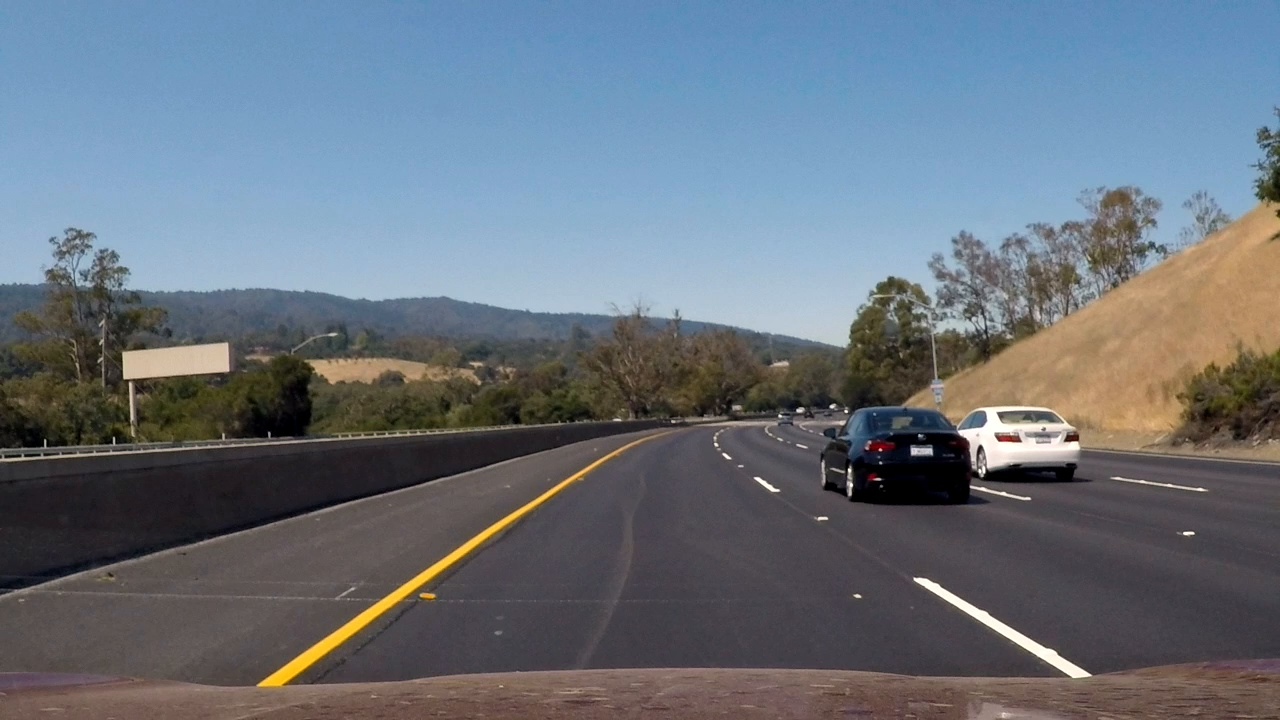
#> input picture images/challenge.jpg, 1280 x 720 px
$ python gradient_xy.py ../images/challenge.jpg
#> lines starting #> are read from the running program, lines starting #| are printed output that depends on the picture; after the words box and inside, x2 and y2 are one past the last pixel; in counts of white or black regions, pixels touching at a corner belong together
### tuner/tuner.py
#!/bin/env python3

import numpy as np
import cv2 as cv
import json
import argparse


class Tuner_Cfg:
    ''' Represents the configuration object of Tuner class
    :param cfg_file: File containing the configuration
    :type cfg_file: str
    :param default_attrs: Default configuration if cfg_file doesn't exit
    :type cfg_file: list
    '''
    def __init__(self, cfg_file, default_attrs = []):
        self._cfg_file = cfg_file
        self._cfg_attrs = self._load(default_attrs)


    def __str__(self):
        ret = ''
        for attr, val, maxVal in self._cfg_attrs:
            ret += f'{attr} = {val}\n'
        return ret


    def _load(self, default_attrs):
        try:
            with open(self._cfg_file, 'r') as fp:
                return json.load(fp)
        except FileNotFoundError:
            return default_attrs


    # [10 lines left out: function get_value, not called in this run]


    def get_attrs(self):
        '''Get the attributes list

        :returns: The list of attributes
        :rtype: list
        '''
        return self._cfg_attrs


    def get_dict(self):
        '''Get a dict with keyword and value of attrs

        :returns: The dict with all attributes
        :rtype: dict
        '''
        return {key:value for key, value, _ in self._cfg_attrs}


    # [9 lines left out: function set_value, not called in this run]


    def save(self):
        '''Saves the configuration to the cfg_file
        '''
        with open(self._cfg_file, 'w') as fp:
            json.dump(self._cfg_attrs, fp)


class Tuner_Args:
    def __init__(self, args):
        for key, value in args.items():
            setattr(self, key, value)


class Tuner:
    def __init__(self, image, cfg, process, title = ''):
        ''' Parameter Tuner class
        :param image: Input image
        :type image: numpy.ndarray
        :param cfg: Parameters configuration
        :type cfg: Tuner_Cfg
        :param process: The algorithm to be called whenever any parameter change
        :type process: function
        :param title: The title that appears on the window
        :type process: str
        '''
        self._TITLE = title
        self._image = image
        self._cfg = cfg
        self._process = process

        def on_change(attr, pos):
            self._cfg.set_value(attr, pos)
            self._render()

        def get_lambda(attr):
            return lambda pos : on_change(attr, pos)

        cv.namedWindow(self._TITLE, cv.WINDOW_NORMAL | cv.WINDOW_KEEPRATIO)

        for attr, value, max_val in self._cfg.get_attrs():
            cv.createTrackbar(
                attr,
                self._TITLE,
                value,
                max_val,
                get_lambda(attr),
            )

        self._render()
        key = cv.waitKey()
        while(key != ord('\r')):
            key = cv.waitKey()

        cv.destroyWindow(self._TITLE)


    def _render(self):
        shape, imgs = self._process(
            image = self._image,
            args = Tuner_Args(self._cfg.get_dict()),
        )
        self._plot(
            shape = shape,
            imgs = imgs,
        )


    def _plot(self, shape, imgs):
        lines = []
        for i in range(shape[0]):
            lines.append(np.hstack(imgs[i * shape[0]:i * shape[0] + shape[1]]))

        img = np.vstack(lines)
        cv.imshow(self._TITLE, img)


    def get_cfg(self):
        '''Get the resulting configuration

        :returns: The configuration after the tuning process
        :rtype: Tuner_Cfg
        '''
        return self._cfg


def Tuner_App(process, config, title, description = ''):
#> called with title = 'Gradient XY'
    parser = argparse.ArgumentParser(description = description)
    parser.add_argument('img_path', help = 'Image file')
    parser.add_argument('-c', '--config_file',
        help = 'Config file',
        default = '.' + ''.join(title.split()) + '.cfg'
    )
    args = parser.parse_args()
    image = cv.imread(args.img_path)
#> image is the input picture: shape (720, 1280, 3); mean B, G, R 123.9, 113.8, 104.6

    cfg = Tuner(
            image = image,
            cfg = Tuner_Cfg(args.config_file, config),
            process = process,
            title = title,
    ).get_cfg()
#> the loop in __init__, `for key, value in args.items():` made 3 passes
#> (key, value) on passes 1 to 3: ('kernel_size', 3), ('ths_min', 20), ('ths_max', 100)
#> in process, `gray = cv.cvtColor(image, cv.COLOR_BGR2GRAY)`:
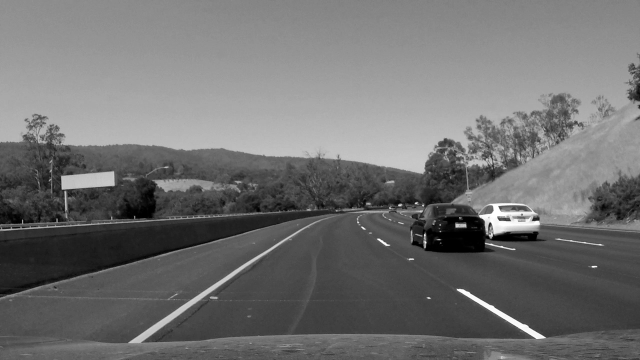
#> gray: shape (720, 1280) (shown at 1/2 size); min 0, max 255, mean 112.2

    cfg.save()
    print(cfg)

### examples/gradient_xy.py
#!/bin/env python3

import cv2 as cv
import numpy as np
import argparse
import tuner.tuner as tuner


def scale(img):
    img = np.absolute(img)
    return np.uint8(255 * (img / np.max(img)))


def ths(img, ths_min, ths_max):
#> called with ths_min = 20, ths_max = 100
    ret = np.zeros_like(img)
#> ret: shape (720, 1280); every value is 0
    ret[(img >= ths_min) & (img <= ths_max)] = 255
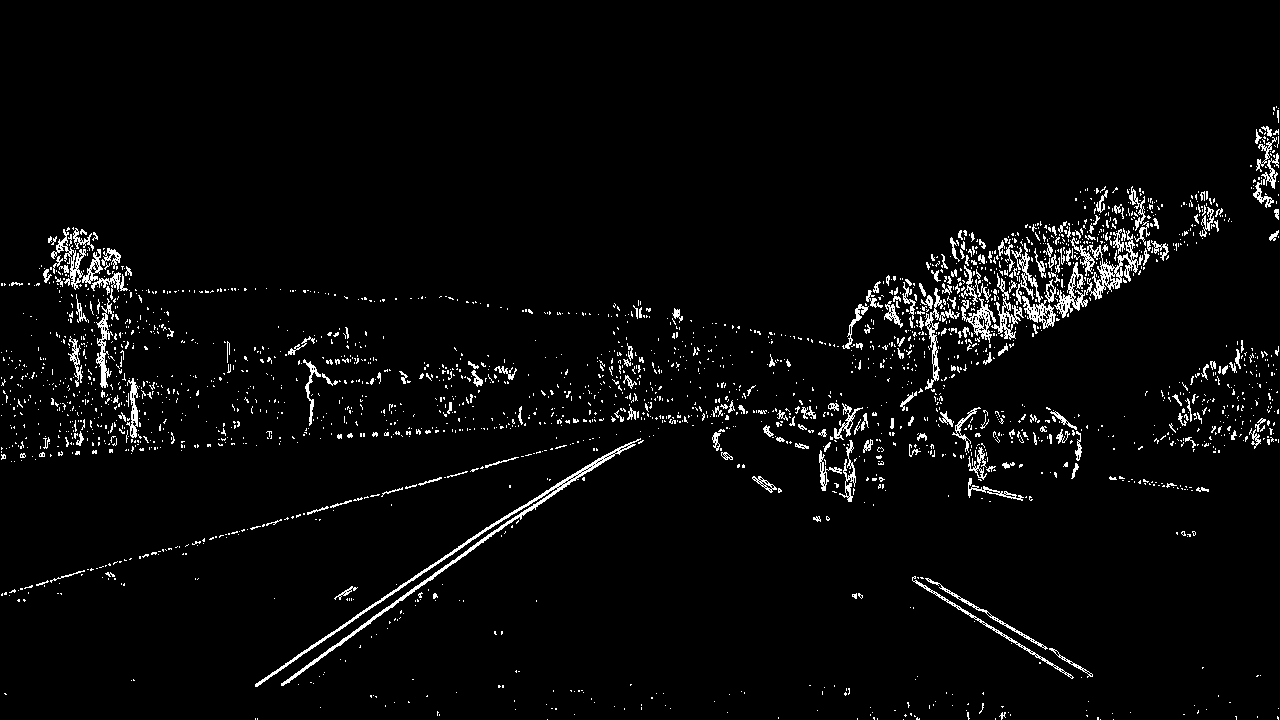
#> ret: shape (720, 1280); 3.5% white in thin lines or dots, all inside (x1, y1, x2, y2) = (1, 106, 1279, 720)
    return ret


def gradient_component(img, t, ths_min, ths_max, k_size):
    k_size = k_size + (k_size + 1) % 2
    if t == 'x':
        return ths(scale(cv.Sobel(
            src = img,
            ddepth = cv.CV_64F,
            dx = 1,
            dy = 0,
            ksize = k_size
        )), ths_min, ths_max)

    return ths(scale(cv.Sobel(
        src = img,
        ddepth = cv.CV_64F,
        dx = 0,
        dy = 1,
        ksize = k_size
    )), ths_min, ths_max)


def process(image, args):
    adj_k = lambda ksize : ksize + (ksize + 1) % 2
    gray = cv.cvtColor(image, cv.COLOR_BGR2GRAY)
    gradient_x = gradient_component(gray, 'x', args.ths_min, args.ths_max, adj_k(args.kernel_size))
    gradient_y = gradient_component(gray, 'y', args.ths_min, args.ths_max, adj_k(args.kernel_size))
#> in scale (call 2), `img = np.absolute(img)`:
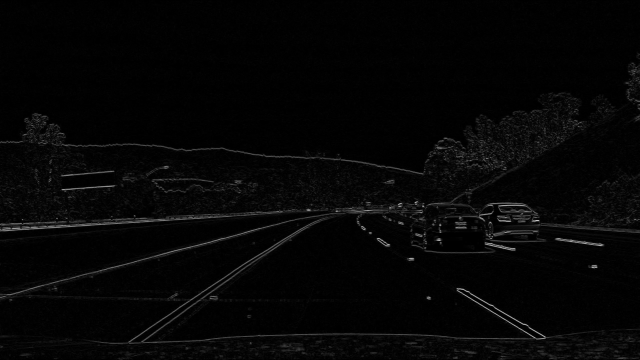
#> img: shape (720, 1280) float64 (shown at 1/2 size); min 0, max 890, mean 20.6; drawn with min black and max white
#> call 2 of ths, with ths_min = 20, ths_max = 100
#> in ths (call 2), `ret[(img >= ths_min) & (img <= ths_max)] = 255`:
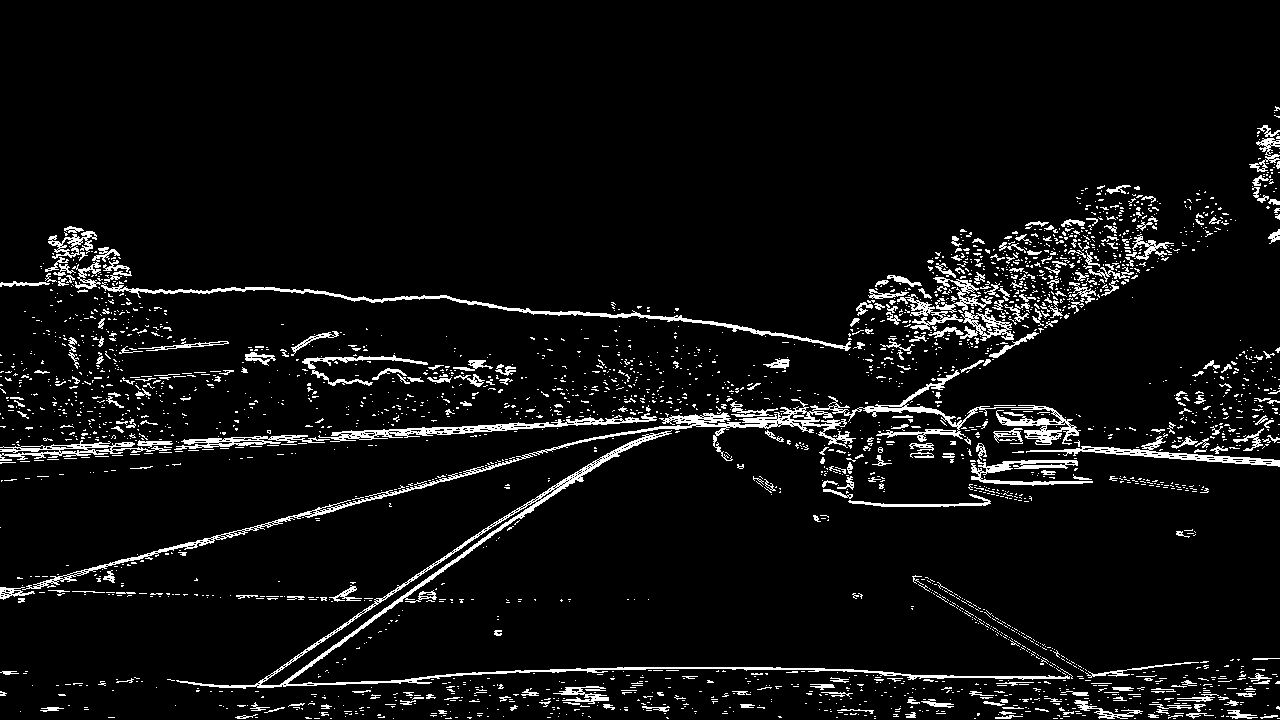
#> ret: shape (720, 1280); 5.9% white in thin lines or dots, all inside (x1, y1, x2, y2) = (0, 106, 1280, 719)
    return ((1, 2), [gradient_x, gradient_y])


CFG = [
    ['kernel_size', 3, 30],
    ['ths_min', 20, 255],
    ['ths_max', 100, 255],
]


if __name__ == '__main__':
    tuner.Tuner_App(
        process,
        CFG,
        'Gradient XY',
        'Tune gradient X and Y components parameters',
    )
#> in _render, `shape, imgs = self._process( image = self._image, args = Tuner_Args(se..`: shape = (1, 2); imgs = 2 items
#> after the loop in _plot, `for i in range(shape[0]):`: lines = 1 item
#> in _plot, `img = np.vstack(lines)`:
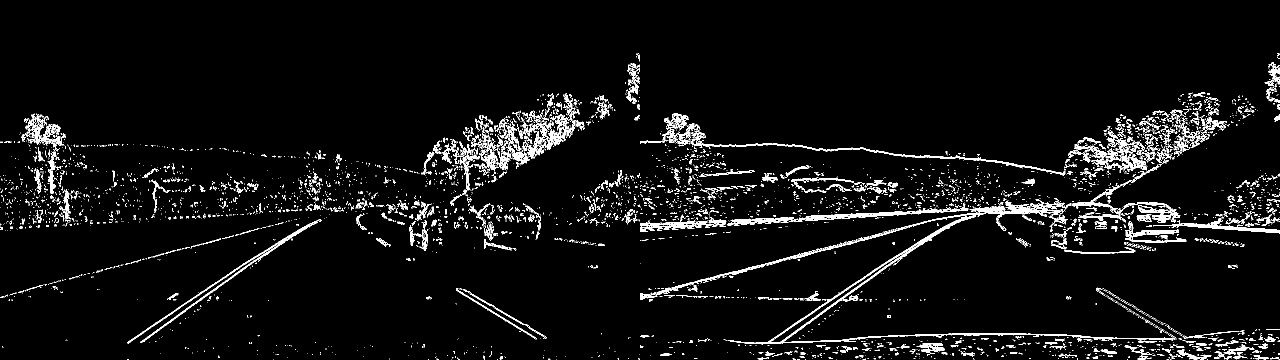
#> img: shape (720, 2560) (shown at 1/2 size); 4.7% white in thin lines or dots, all inside (x1, y1, x2, y2) = (1, 106, 2560, 720)
#> (key Esc is pressed here)
#> (key Esc is pressed here)
#| kernel_size = 3
#| ths_min = 20
#| ths_max = 100

$ run again, on images/solidWhiteRight.jpg
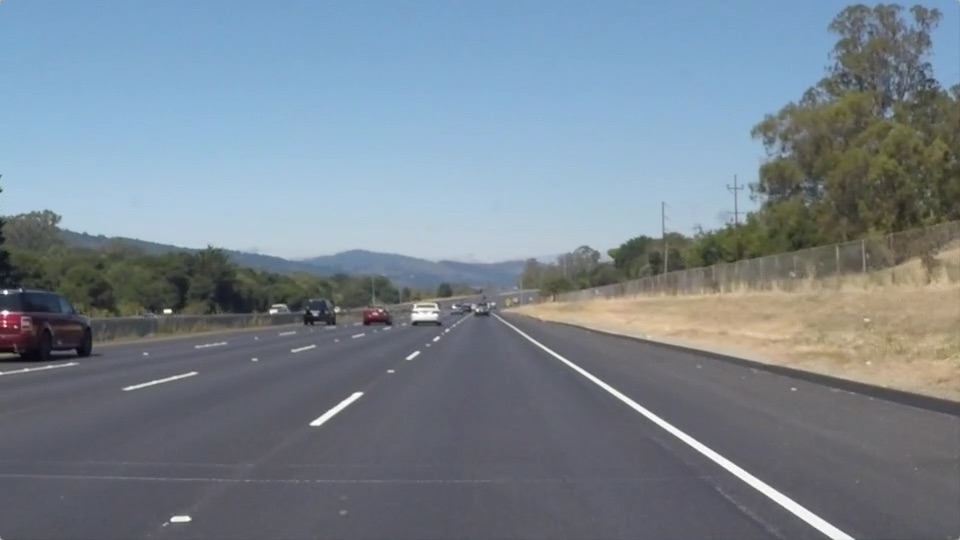
#> input picture images/solidWhiteRight.jpg, 960 x 540 px
#> in Tuner_App, image is the input picture: shape (540, 960, 3); mean B, G, R 143.7, 132.6, 120.3
#> the loop in __init__, `for key, value in args.items():` made 3 passes
#> (key, value) on passes 1 to 3: ('kernel_size', 3), ('ths_min', 20), ('ths_max', 100)
#> in ths (call 2), `ret[(img >= ths_min) & (img <= ths_max)] = 255`:
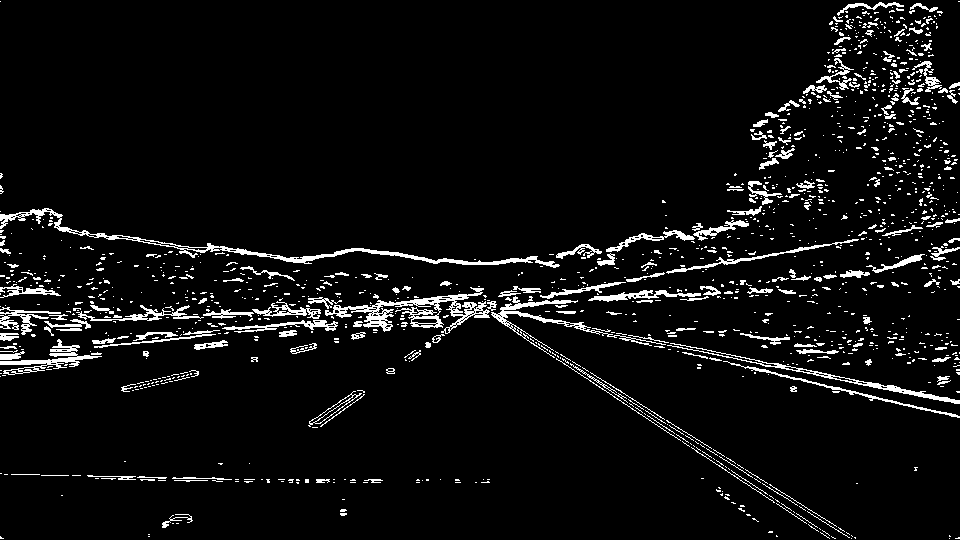
#> ret: shape (540, 960); 5.6% white in thin lines or dots
#> shape = (1, 2); imgs = 2 items
#> after the loop in _plot, `for i in range(shape[0]):`: lines = 1 item
#> in _plot, `img = np.vstack(lines)`:
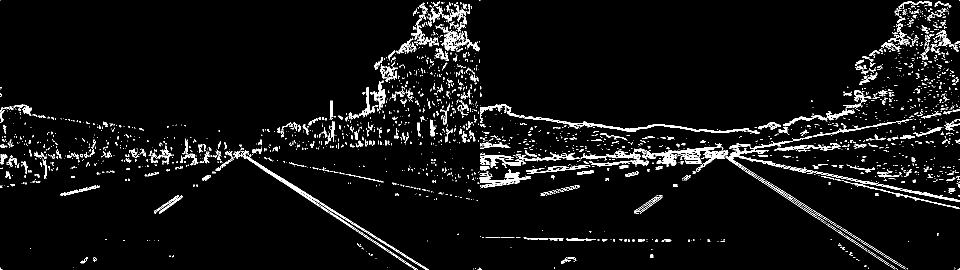
#> img: shape (540, 1920) (shown at 1/2 size); 4.8% white in thin lines or dots
#| kernel_size = 3
#| ths_min = 20
#| ths_max = 100

$ run again, on images/solidYellowCurve.jpg
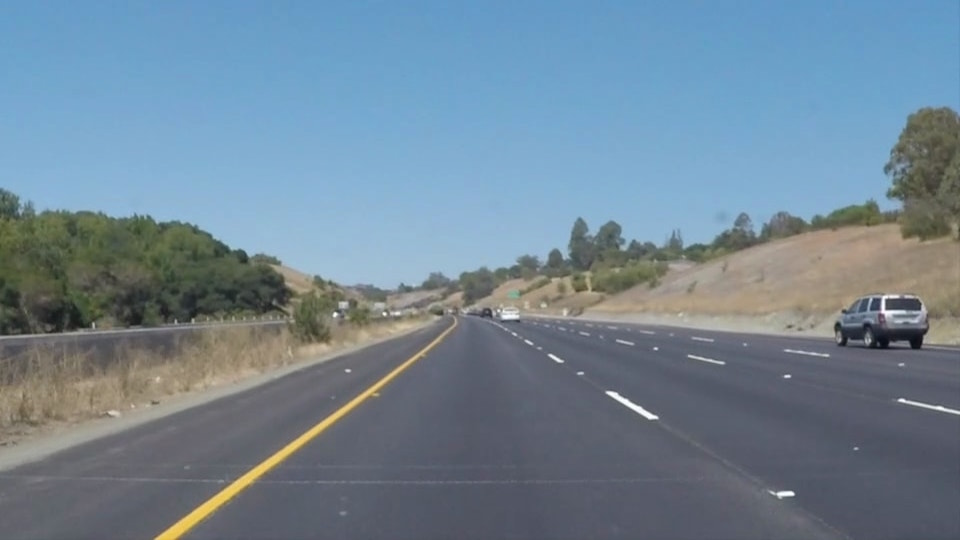
#> input picture images/solidYellowCurve.jpg, 960 x 540 px
#> in Tuner_App, image is the input picture: shape (540, 960, 3); mean B, G, R 149, 133.4, 113
#> the loop in __init__, `for key, value in args.items():` made 3 passes
#> (key, value) on passes 1 to 3: ('kernel_size', 3), ('ths_min', 20), ('ths_max', 100)
#> in ths (call 2), `ret[(img >= ths_min) & (img <= ths_max)] = 255`:
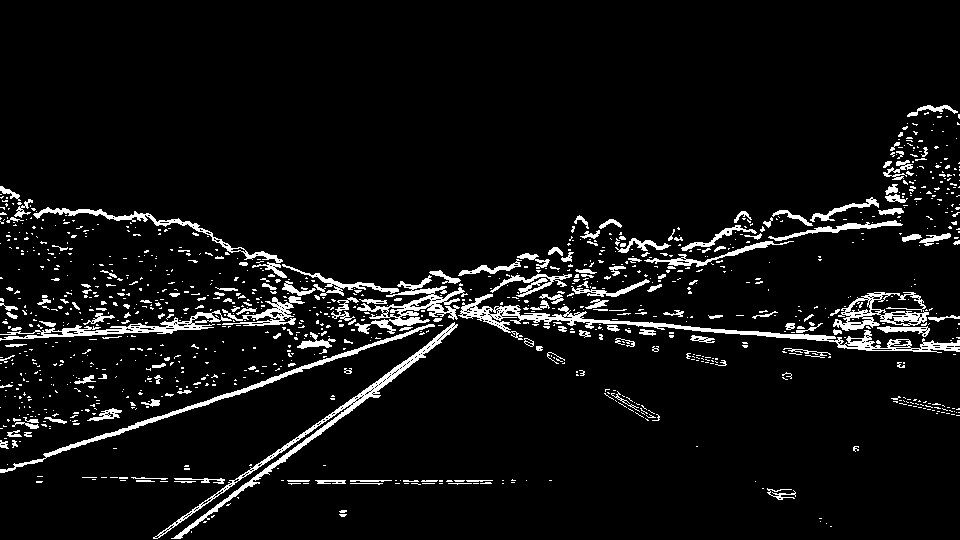
#> ret: shape (540, 960); 6.2% white; 1105 white regions (934 under 20 px), largest, box (x1, y1, x2, y2) and area: (458, 294, 960, 353) 3359, (153, 322, 458, 539) 2777, (355, 275, 468, 334) 1835
#> shape = (1, 2); imgs = 2 items
#> after the loop in _plot, `for i in range(shape[0]):`: lines = 1 item
#> in _plot, `img = np.vstack(lines)`:
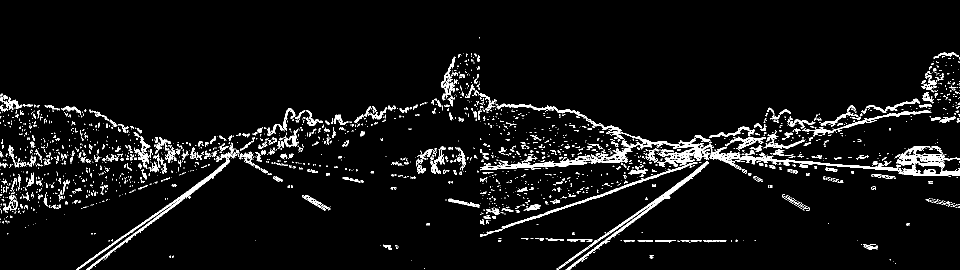
#> img: shape (540, 1920) (shown at 1/2 size); 5.2% white; 2455 white regions (2059 under 20 px), largest, box (x1, y1, x2, y2) and area: (1418, 294, 1920, 353) 3359, (152, 285, 475, 540) 2981, (1113, 322, 1418, 539) 2777
#| kernel_size = 3
#| ths_min = 20
#| ths_max = 100
